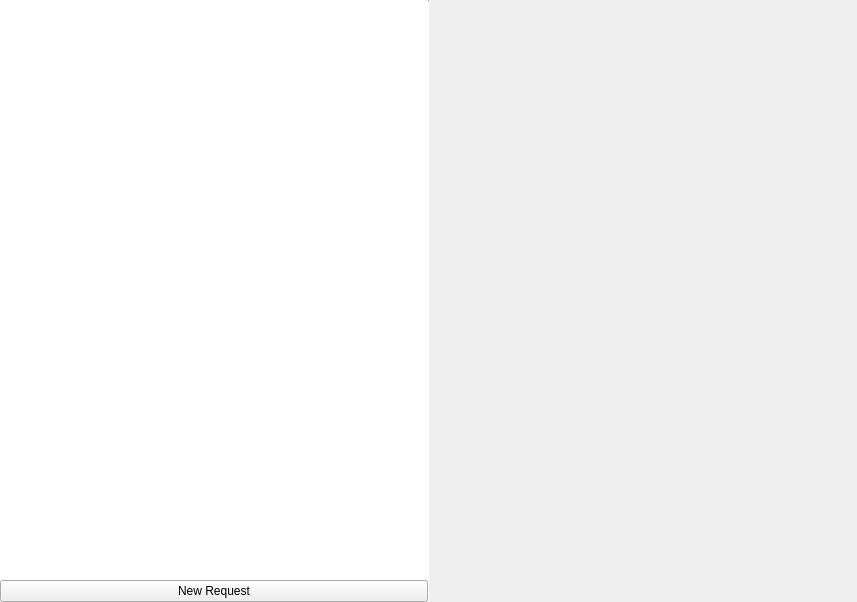
<?xml version="1.0" encoding="UTF-8"?>
<ui version="4.0">
 <class>ZzzWorkspaceEditor</class>
 <widget class="QWidget" name="ZzzWorkspaceEditor">
  <property name="geometry">
   <rect>
    <x>0</x>
    <y>0</y>
    <width>857</width>
    <height>602</height>
   </rect>
  </property>
  <property name="windowTitle">
   <string>Form</string>
  </property>
  <layout class="QHBoxLayout" name="horizontalLayout">
   <property name="spacing">
    <number>0</number>
   </property>
   <property name="leftMargin">
    <number>0</number>
   </property>
   <property name="topMargin">
    <number>0</number>
   </property>
   <property name="rightMargin">
    <number>0</number>
   </property>
   <property name="bottomMargin">
    <number>0</number>
   </property>
   <item>
    <widget class="QWidget" name="leftWidget" native="true">
     <layout class="QVBoxLayout" name="verticalLayout">
      <property name="spacing">
       <number>0</number>
      </property>
      <property name="leftMargin">
       <number>0</number>
      </property>
      <property name="topMargin">
       <number>0</number>
      </property>
      <property name="rightMargin">
       <number>0</number>
      </property>
      <property name="bottomMargin">
       <number>0</number>
      </property>
      <item>
       <widget class="ZzzRequestTreeWidget" name="treeWidget">
        <property name="contextMenuPolicy">
         <enum>Qt::CustomContextMenu</enum>
        </property>
        <property name="frameShape">
         <enum>QFrame::NoFrame</enum>
        </property>
        <property name="dragDropMode">
         <enum>QAbstractItemView::InternalMove</enum>
        </property>
        <property name="rootIsDecorated">
         <bool>false</bool>
        </property>
        <attribute name="headerVisible">
         <bool>false</bool>
        </attribute>
        <column>
         <property name="text">
          <string notr="true">1</string>
         </property>
        </column>
       </widget>
      </item>
      <item>
       <widget class="QPushButton" name="newRequestButton">
        <property name="text">
         <string>New Request</string>
        </property>
       </widget>
      </item>
     </layout>
    </widget>
   </item>
   <item>
    <widget class="Line" name="line">
     <property name="maximumSize">
      <size>
       <width>1</width>
       <height>16777215</height>
      </size>
     </property>
     <property name="orientation">
      <enum>Qt::Vertical</enum>
     </property>
    </widget>
   </item>
   <item>
    <widget class="tStackedWidget" name="stackedWidget"/>
   </item>
  </layout>
 </widget>
 <customwidgets>
  <customwidget>
   <class>tStackedWidget</class>
   <extends>QStackedWidget</extends>
   <header location="global">tstackedwidget.h</header>
   <container>1</container>
   <slots>
    <signal>switchingFrame(int)</signal>
   </slots>
  </customwidget>
  <customwidget>
   <class>ZzzRequestTreeWidget</class>
   <extends>QTreeWidget</extends>
   <header>widgets/zzzrequesttreewidget.h</header>
  </customwidget>
 </customwidgets>
 <resources/>
 <connections/>
</ui>
